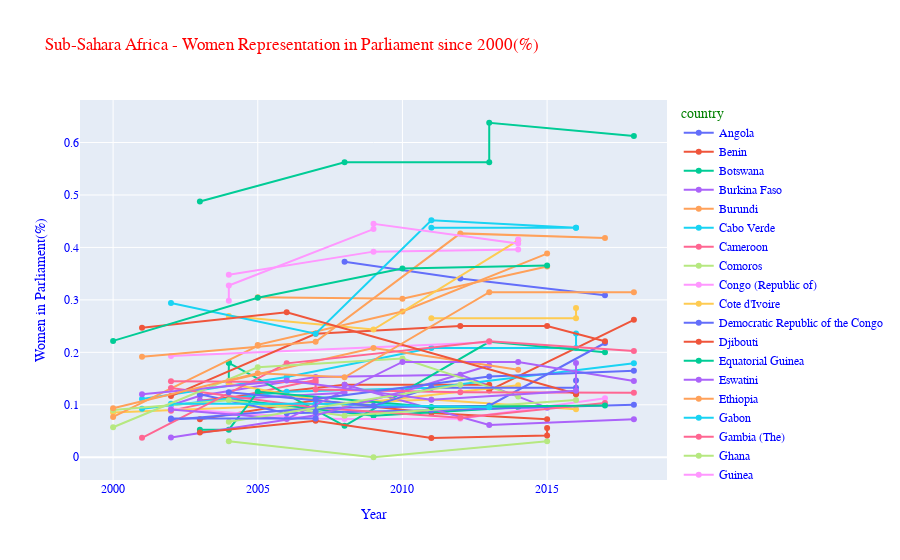

The notebook cell this image was saved under:
### Code cell
# select region for Europe
df_sahara = df.query("(chamber_type != 'upper') and (year >= 2000) and (region == 'SUB-SAHARAN')")
# plot percentage throught the years by country
plot_perc_years(df_sahara, 'Sub-Sahara Africa - Women Representation in Parliament since 2000(%)')

### Figure 1 — Plotly figure (JSON) as saved in the notebook; plotly's stock layout.template omitted (floating-point values rounded to 4 significant figures)
{"data": [{"hovertemplate": "country=Angola<br>Year=%{x}<br>Women in Parliament(%)=%{y}<extra></extra>", "legendgroup": "Angola", "line": {"color": "#636efa", "dash": "solid"}, "marker": {"symbol": "circle"}, "mode": "lines+markers", "name": "Angola", "orientation": "v", "showlegend": true, "type": "scatter", "x": [2008, 2012, 2017], "xaxis": "x", "y": [0.3728, 0.3408, 0.309], "yaxis": "y"}, {"hovertemplate": "country=Benin<br>Year=%{x}<br>Women in Parliament(%)=%{y}<extra></extra>", "legendgroup": "Benin", "line": {"color": "#EF553B", "dash": "solid"}, "marker": {"symbol": "circle"}, "mode": "lines+markers", "name": "Benin", "orientation": "v", "showlegend": true, "type": "scatter", "x": [2003, 2007, 2011, 2015], "xaxis": "x", "y": [0.07227, 0.1085, 0.08435, 0.07227], "yaxis": "y"}, {"hovertemplate": "country=Botswana<br>Year=%{x}<br>Women in Parliament(%)=%{y}<extra></extra>", "legendgroup": "Botswana", "line": {"color": "#00cc96", "dash": "solid"}, "marker": {"symbol": "circle"}, "mode": "lines+markers", "name": "Botswana", "orientation": "v", "showlegend": true, "type": "scatter", "x": [2004, 2009, 2014], "xaxis": "x", "y": [0.1111, 0.07935, 0.0952], "yaxis": "y"}, {"hovertemplate": "country=Burkina Faso<br>Year=%{x}<br>Women in Parliament(%)=%{y}<extra></extra>", "legendgroup": "Burkina Faso", "line": {"color": "#ab63fa", "dash": "solid"}, "marker": {"symbol": "circle"}, "mode": "lines+markers", "name": "Burkina Faso", "orientation": "v", "showlegend": true, "type": "scatter", "x": [2002, 2003, 2007, 2012, 2015], "xaxis": "x", "y": [0.0991, 0.1171, 0.1532, 0.1575, 0.0945], "yaxis": "y"}, {"hovertemplate": "country=Burundi<br>Year=%{x}<br>Women in Parliament(%)=%{y}<extra></extra>", "legendgroup": "Burundi", "line": {"color": "#FFA15A", "dash": "solid"}, "marker": {"symbol": "circle"}, "mode": "lines+markers", "name": "Burundi", "orientation": "v", "showlegend": true, "type": "scatter", "x": [2005, 2010, 2015], "xaxis": "x", "y": [0.3052, 0.302, 0.3635], "yaxis": "y"}, {"hovertemplate": "country=Cabo Verde<br>Year=%{x}<br>Women in Parliament(%)=%{y}<extra></extra>", "legendgroup": "Cabo Verde", "line": {"color": "#19d3f3", "dash": "solid"}, "marker": {"symbol": "circle"}, "mode": "lines+markers", "name": "Cabo Verde", "orientation": "v", "showlegend": true, "type": "scatter", "x": [2001, 2006, 2011, 2016, 2016], "xaxis": "x", "y": [0.1111, 0.1528, 0.2084, 0.2084, 0.2361], "yaxis": "y"}, {"hovertemplate": "country=Cameroon<br>Year=%{x}<br>Women in Parliament(%)=%{y}<extra></extra>", "legendgroup": "Cameroon", "line": {"color": "#FF6692", "dash": "solid"}, "marker": {"symbol": "circle"}, "mode": "lines+markers", "name": "Cameroon", "orientation": "v", "showlegend": true, "type": "scatter", "x": [2002, 2007, 2007], "xaxis": "x", "y": [0.08887, 0.1472, null], "yaxis": "y"}, {"hovertemplate": "country=Comoros<br>Year=%{x}<br>Women in Parliament(%)=%{y}<extra></extra>", "legendgroup": "Comoros", "line": {"color": "#B6E880", "dash": "solid"}, "marker": {"symbol": "circle"}, "mode": "lines+markers", "name": "Comoros", "orientation": "v", "showlegend": true, "type": "scatter", "x": [2004, 2009, 2015], "xaxis": "x", "y": [0.0303, 0, 0.0303], "yaxis": "y"}, {"hovertemplate": "country=Congo (Republic of)<br>Year=%{x}<br>Women in Parliament(%)=%{y}<extra></extra>", "legendgroup": "Congo (Republic of)", "line": {"color": "#FF97FF", "dash": "solid"}, "marker": {"symbol": "circle"}, "mode": "lines+markers", "name": "Congo (Republic of)", "orientation": "v", "showlegend": true, "type": "scatter", "x": [2002, 2007, 2008, 2012, 2017], "xaxis": "x", "y": [0.093, 0.0741, 0.073, 0.07355, 0.1126], "yaxis": "y"}, {"hovertemplate": "country=Cote d'Ivoire<br>Year=%{x}<br>Women in Parliament(%)=%{y}<extra></extra>", "legendgroup": "Cote d'Ivoire", "line": {"color": "#FECB52", "dash": "solid"}, "marker": {"symbol": "circle"}, "mode": "lines+markers", "name": "Cote d'Ivoire", "orientation": "v", "showlegend": true, "type": "scatter", "x": [2000, 2011, 2016], "xaxis": "x", "y": [0.0852, 0.1102, 0.0916], "yaxis": "y"}, {"hovertemplate": "country=Democratic Republic of the Congo<br>Year=%{x}<br>Women in Parliament(%)=%{y}<extra></extra>", "legendgroup": "Democratic Republic of the Congo", "line": {"color": "#636efa", "dash": "solid"}, "marker": {"symbol": "circle"}, "mode": "lines+markers", "name": "Democratic Republic of the Congo", "orientation": "v", "showlegend": true, "type": "scatter", "x": [2003, 2006, 2011, 2018], "xaxis": "x", "y": [0.12, 0.084, 0.0894, 0.1], "yaxis": "y"}, {"hovertemplate": "country=Djibouti<br>Year=%{x}<br>Women in Parliament(%)=%{y}<extra></extra>", "legendgroup": "Djibouti", "line": {"color": "#EF553B", "dash": "solid"}, "marker": {"symbol": "circle"}, "mode": "lines+markers", "name": "Djibouti", "orientation": "v", "showlegend": true, "type": "scatter", "x": [2003, 2008, 2013, 2013, 2018], "xaxis": "x", "y": [0.1077, 0.1384, 0.1384, 0.1273, 0.262], "yaxis": "y"}, {"hovertemplate": "country=Equatorial Guinea<br>Year=%{x}<br>Women in Parliament(%)=%{y}<extra></extra>", "legendgroup": "Equatorial Guinea", "line": {"color": "#00cc96", "dash": "solid"}, "marker": {"symbol": "circle"}, "mode": "lines+markers", "name": "Equatorial Guinea", "orientation": "v", "showlegend": true, "type": "scatter", "x": [2004, 2004, 2004, 2004, 2008, 2013, 2017], "xaxis": "x", "y": [0.14, 0.18, 0.14, 0.18, 0.06, 0.22, 0.2], "yaxis": "y"}, {"hovertemplate": "country=Eswatini<br>Year=%{x}<br>Women in Parliament(%)=%{y}<extra></extra>", "legendgroup": "Eswatini", "line": {"color": "#ab63fa", "dash": "solid"}, "marker": {"symbol": "circle"}, "mode": "lines+markers", "name": "Eswatini", "orientation": "v", "showlegend": true, "type": "scatter", "x": [2003, 2008, 2008, 2013, 2018], "xaxis": "x", "y": [0.1077, 0.1231, 0.1384, 0.06152, 0.07245], "yaxis": "y"}, {"hovertemplate": "country=Ethiopia<br>Year=%{x}<br>Women in Parliament(%)=%{y}<extra></extra>", "legendgroup": "Ethiopia", "line": {"color": "#FFA15A", "dash": "solid"}, "marker": {"symbol": "circle"}, "mode": "lines+markers", "name": "Ethiopia", "orientation": "v", "showlegend": true, "type": "scatter", "x": [2000, 2005, 2005, 2010, 2015], "xaxis": "x", "y": [0.0769, 0.2124, 0.2142, 0.2778, 0.3882], "yaxis": "y"}, {"hovertemplate": "country=Gabon<br>Year=%{x}<br>Women in Parliament(%)=%{y}<extra></extra>", "legendgroup": "Gabon", "line": {"color": "#19d3f3", "dash": "solid"}, "marker": {"symbol": "circle"}, "mode": "lines+markers", "name": "Gabon", "orientation": "v", "showlegend": true, "type": "scatter", "x": [2001, 2006, 2011, 2018], "xaxis": "x", "y": [0.0924, 0.125, 0.1327, 0.1791], "yaxis": "y"}, {"hovertemplate": "country=Gambia (The)<br>Year=%{x}<br>Women in Parliament(%)=%{y}<extra></extra>", "legendgroup": "Gambia (The)", "line": {"color": "#FF6692", "dash": "solid"}, "marker": {"symbol": "circle"}, "mode": "lines+markers", "name": "Gambia (The)", "orientation": "v", "showlegend": true, "type": "scatter", "x": [2002, 2007, 2012, 2017], "xaxis": "x", "y": [0.1321, 0.09436, 0.0755, 0.1035], "yaxis": "y"}, {"hovertemplate": "country=Ghana<br>Year=%{x}<br>Women in Parliament(%)=%{y}<extra></extra>", "legendgroup": "Ghana", "line": {"color": "#B6E880", "dash": "solid"}, "marker": {"symbol": "circle"}, "mode": "lines+markers", "name": "Ghana", "orientation": "v", "showlegend": true, "type": "scatter", "x": [2000, 2004, 2008, 2016, 2012], "xaxis": "x", "y": [0.09, 0.1087, 0.0789, 0.1091, null], "yaxis": "y"}, {"hovertemplate": "country=Guinea<br>Year=%{x}<br>Women in Parliament(%)=%{y}<extra></extra>", "legendgroup": "Guinea", "line": {"color": "#FF97FF", "dash": "solid"}, "marker": {"symbol": "circle"}, "mode": "lines+markers", "name": "Guinea", "orientation": "v", "showlegend": true, "type": "scatter", "x": [2002, 2013], "xaxis": "x", "y": [0.193, 0.2192], "yaxis": "y"}, {"hovertemplate": "country=Guinea-Bissau<br>Year=%{x}<br>Women in Parliament(%)=%{y}<extra></extra>", "legendgroup": "Guinea-Bissau", "line": {"color": "#FECB52", "dash": "solid"}, "marker": {"symbol": "circle"}, "mode": "lines+markers", "name": "Guinea-Bissau", "orientation": "v", "showlegend": true, "type": "scatter", "x": [2004, 2008, 2014], "xaxis": "x", "y": [0.14, 0.1, 0.1372], "yaxis": "y"}, {"hovertemplate": "country=Kenya<br>Year=%{x}<br>Women in Parliament(%)=%{y}<extra></extra>", "legendgroup": "Kenya", "line": {"color": "#636efa", "dash": "solid"}, "marker": {"symbol": "circle"}, "mode": "lines+markers", "name": "Kenya", "orientation": "v", "showlegend": true, "type": "scatter", "x": [2002, 2007, 2013, 2017], "xaxis": "x", "y": [0.0714, 0.09375, 0.0982, 0.2178], "yaxis": "y"}, {"hovertemplate": "country=Lesotho<br>Year=%{x}<br>Women in Parliament(%)=%{y}<extra></extra>", "legendgroup": "Lesotho", "line": {"color": "#EF553B", "dash": "solid"}, "marker": {"symbol": "circle"}, "mode": "lines+markers", "name": "Lesotho", "orientation": "v", "showlegend": true, "type": "scatter", "x": [2002, 2007, 2012, 2015, 2017], "xaxis": "x", "y": [0.1166, 0.2354, 0.25, 0.25, 0.2213], "yaxis": "y"}, {"hovertemplate": "country=Liberia<br>Year=%{x}<br>Women in Parliament(%)=%{y}<extra></extra>", "legendgroup": "Liberia", "line": {"color": "#00cc96", "dash": "solid"}, "marker": {"symbol": "circle"}, "mode": "lines+markers", "name": "Liberia", "orientation": "v", "showlegend": true, "type": "scatter", "x": [2003, 2004, 2005, 2011, 2017], "xaxis": "x", "y": [0.05264, 0.05264, 0.125, 0.0959, 0.0986], "yaxis": "y"}, {"hovertemplate": "country=Madagascar<br>Year=%{x}<br>Women in Parliament(%)=%{y}<extra></extra>", "legendgroup": "Madagascar", "line": {"color": "#ab63fa", "dash": "solid"}, "marker": {"symbol": "circle"}, "mode": "lines+markers", "name": "Madagascar", "orientation": "v", "showlegend": true, "type": "scatter", "x": [2002, 2007, 2010, 2013], "xaxis": "x", "y": [0.0375, 0.08, 0.125, 0.1748], "yaxis": "y"}, {"hovertemplate": "country=Malawi<br>Year=%{x}<br>Women in Parliament(%)=%{y}<extra></extra>", "legendgroup": "Malawi", "line": {"color": "#FFA15A", "dash": "solid"}, "marker": {"symbol": "circle"}, "mode": "lines+markers", "name": "Malawi", "orientation": "v", "showlegend": true, "type": "scatter", "x": [2004, 2009, 2014], "xaxis": "x", "y": [0.146, 0.2084, 0.1666], "yaxis": "y"}, {"hovertemplate": "country=Mali<br>Year=%{x}<br>Women in Parliament(%)=%{y}<extra></extra>", "legendgroup": "Mali", "line": {"color": "#19d3f3", "dash": "solid"}, "marker": {"symbol": "circle"}, "mode": "lines+markers", "name": "Mali", "orientation": "v", "showlegend": true, "type": "scatter", "x": [2002, 2007, 2013], "xaxis": "x", "y": [0.1021, 0.1021, 0.0952], "yaxis": "y"}, {"hovertemplate": "country=Mauritania<br>Year=%{x}<br>Women in Parliament(%)=%{y}<extra></extra>", "legendgroup": "Mauritania", "line": {"color": "#FF6692", "dash": "solid"}, "marker": {"symbol": "circle"}, "mode": "lines+markers", "name": "Mauritania", "orientation": "v", "showlegend": true, "type": "scatter", "x": [2001, 2006, 2013, 2018], "xaxis": "x", "y": [0.03705, 0.179, 0.2211, 0.2026], "yaxis": "y"}, {"hovertemplate": "country=Mauritius<br>Year=%{x}<br>Women in Parliament(%)=%{y}<extra></extra>", "legendgroup": "Mauritius", "line": {"color": "#B6E880", "dash": "solid"}, "marker": {"symbol": "circle"}, "mode": "lines+markers", "name": "Mauritius", "orientation": "v", "showlegend": true, "type": "scatter", "x": [2000, 2005, 2010, 2014], "xaxis": "x", "y": [0.05713, 0.1714, 0.1884, 0.116], "yaxis": "y"}, {"hovertemplate": "country=Mozambique<br>Year=%{x}<br>Women in Parliament(%)=%{y}<extra></extra>", "legendgroup": "Mozambique", "line": {"color": "#FF97FF", "dash": "solid"}, "marker": {"symbol": "circle"}, "mode": "lines+markers", "name": "Mozambique", "orientation": "v", "showlegend": true, "type": "scatter", "x": [2004, 2009, 2014], "xaxis": "x", "y": [0.348, 0.392, 0.396], "yaxis": "y"}, {"hovertemplate": "country=Namibia<br>Year=%{x}<br>Women in Parliament(%)=%{y}<extra></extra>", "legendgroup": "Namibia", "line": {"color": "#FECB52", "dash": "solid"}, "marker": {"symbol": "circle"}, "mode": "lines+markers", "name": "Namibia", "orientation": "v", "showlegend": true, "type": "scatter", "x": [2004, 2009, 2014], "xaxis": "x", "y": [0.2693, 0.2435, 0.4136], "yaxis": "y"}, {"hovertemplate": "country=Niger<br>Year=%{x}<br>Women in Parliament(%)=%{y}<extra></extra>", "legendgroup": "Niger", "line": {"color": "#636efa", "dash": "solid"}, "marker": {"symbol": "circle"}, "mode": "lines+markers", "name": "Niger", "orientation": "v", "showlegend": true, "type": "scatter", "x": [2004, 2009, 2011, 2016, 2016], "xaxis": "x", "y": [0.1239, 0.0982, 0.1327, 0.1327, 0.1462], "yaxis": "y"}, {"hovertemplate": "country=Nigeria<br>Year=%{x}<br>Women in Parliament(%)=%{y}<extra></extra>", "legendgroup": "Nigeria", "line": {"color": "#EF553B", "dash": "solid"}, "marker": {"symbol": "circle"}, "mode": "lines+markers", "name": "Nigeria", "orientation": "v", "showlegend": true, "type": "scatter", "x": [2003, 2007, 2011, 2015, 2015], "xaxis": "x", "y": [0.0472, 0.0698, 0.03693, 0.04166, 0.05554], "yaxis": "y"}, {"hovertemplate": "country=Rwanda<br>Year=%{x}<br>Women in Parliament(%)=%{y}<extra></extra>", "legendgroup": "Rwanda", "line": {"color": "#00cc96", "dash": "solid"}, "marker": {"symbol": "circle"}, "mode": "lines+markers", "name": "Rwanda", "orientation": "v", "showlegend": true, "type": "scatter", "x": [2003, 2008, 2013, 2013, 2018], "xaxis": "x", "y": [0.4875, 0.5625, 0.5625, 0.6377, 0.6123], "yaxis": "y"}, {"hovertemplate": "country=Sao Tome and Principe<br>Year=%{x}<br>Women in Parliament(%)=%{y}<extra></extra>", "legendgroup": "Sao Tome and Principe", "line": {"color": "#ab63fa", "dash": "solid"}, "marker": {"symbol": "circle"}, "mode": "lines+markers", "name": "Sao Tome and Principe", "orientation": "v", "showlegend": true, "type": "scatter", "x": [2002, 2006, 2010, 2014, 2018], "xaxis": "x", "y": [0.0909, 0.07275, 0.1818, 0.1818, 0.1455], "yaxis": "y"}, {"hovertemplate": "country=Senegal<br>Year=%{x}<br>Women in Parliament(%)=%{y}<extra></extra>", "legendgroup": "Senegal", "line": {"color": "#FFA15A", "dash": "solid"}, "marker": {"symbol": "circle"}, "mode": "lines+markers", "name": "Senegal", "orientation": "v", "showlegend": true, "type": "scatter", "x": [2001, 2007, 2012, 2017], "xaxis": "x", "y": [0.1917, 0.22, 0.4268, 0.4182], "yaxis": "y"}, {"hovertemplate": "country=Seychelles<br>Year=%{x}<br>Women in Parliament(%)=%{y}<extra></extra>", "legendgroup": "Seychelles", "line": {"color": "#19d3f3", "dash": "solid"}, "marker": {"symbol": "circle"}, "mode": "lines+markers", "name": "Seychelles", "orientation": "v", "showlegend": true, "type": "scatter", "x": [2002, 2007, 2011, 2016, 2011, 2016], "xaxis": "x", "y": [0.2942, 0.2354, 0.4517, 0.4375, 0.4375, 0.4375], "yaxis": "y"}, {"hovertemplate": "country=Sierra Leone<br>Year=%{x}<br>Women in Parliament(%)=%{y}<extra></extra>", "legendgroup": "Sierra Leone", "line": {"color": "#FF6692", "dash": "solid"}, "marker": {"symbol": "circle"}, "mode": "lines+markers", "name": "Sierra Leone", "orientation": "v", "showlegend": true, "type": "scatter", "x": [2002, 2007, 2007, 2012, 2018], "xaxis": "x", "y": [0.1451, 0.1428, 0.129, 0.124, 0.123], "yaxis": "y"}, {"hovertemplate": "country=Somalia<br>Year=%{x}<br>Women in Parliament(%)=%{y}<extra></extra>", "legendgroup": "Somalia", "line": {"color": "#B6E880", "dash": "solid"}, "marker": {"symbol": "circle"}, "mode": "lines+markers", "name": "Somalia", "orientation": "v", "showlegend": true, "type": "scatter", "x": [2004, 2012], "xaxis": "x", "y": [0.06775, 0.1382], "yaxis": "y"}, {"hovertemplate": "country=South Africa<br>Year=%{x}<br>Women in Parliament(%)=%{y}<extra></extra>", "legendgroup": "South Africa", "line": {"color": "#FF97FF", "dash": "solid"}, "marker": {"symbol": "circle"}, "mode": "lines+markers", "name": "South Africa", "orientation": "v", "showlegend": true, "type": "scatter", "x": [2004, 2004, 2009, 2009, 2014, 2014], "xaxis": "x", "y": [0.2983, 0.3274, 0.435, 0.445, 0.4075, 0.415], "yaxis": "y"}, {"hovertemplate": "country=South Sudan<br>Year=%{x}<br>Women in Parliament(%)=%{y}<extra></extra>", "legendgroup": "South Sudan", "line": {"color": "#FECB52", "dash": "solid"}, "marker": {"symbol": "circle"}, "mode": "lines+markers", "name": "South Sudan", "orientation": "v", "showlegend": true, "type": "scatter", "x": [2011, 2016, 2016], "xaxis": "x", "y": [0.2651, 0.2651, 0.2847], "yaxis": "y"}, {"hovertemplate": "country=Togo<br>Year=%{x}<br>Women in Parliament(%)=%{y}<extra></extra>", "legendgroup": "Togo", "line": {"color": "#636efa", "dash": "solid"}, "marker": {"symbol": "circle"}, "mode": "lines+markers", "name": "Togo", "orientation": "v", "showlegend": true, "type": "scatter", "x": [2002, 2007, 2007, 2007, 2013, 2018], "xaxis": "x", "y": [0.0741, 0.0741, 0.0864, 0.1111, 0.1538, 0.1648], "yaxis": "y"}, {"hovertemplate": "country=Uganda<br>Year=%{x}<br>Women in Parliament(%)=%{y}<extra></extra>", "legendgroup": "Uganda", "line": {"color": "#EF553B", "dash": "solid"}, "marker": {"symbol": "circle"}, "mode": "lines+markers", "name": "Uganda", "orientation": "v", "showlegend": true, "type": "scatter", "x": [2001, 2006, 2016, 2016], "xaxis": "x", "y": [0.2467, 0.2764, 0.1208, 0.1202], "yaxis": "y"}, {"hovertemplate": "country=United Republic of Tanzania<br>Year=%{x}<br>Women in Parliament(%)=%{y}<extra></extra>", "legendgroup": "United Republic of Tanzania", "line": {"color": "#00cc96", "dash": "solid"}, "marker": {"symbol": "circle"}, "mode": "lines+markers", "name": "United Republic of Tanzania", "orientation": "v", "showlegend": true, "type": "scatter", "x": [2000, 2005, 2010, 2015], "xaxis": "x", "y": [0.2218, 0.304, 0.36, 0.3655], "yaxis": "y"}, {"hovertemplate": "country=Zambia<br>Year=%{x}<br>Women in Parliament(%)=%{y}<extra></extra>", "legendgroup": "Zambia", "line": {"color": "#ab63fa", "dash": "solid"}, "marker": {"symbol": "circle"}, "mode": "lines+markers", "name": "Zambia", "orientation": "v", "showlegend": true, "type": "scatter", "x": [2001, 2006, 2011, 2016, 2016], "xaxis": "x", "y": [0.1202, 0.1465, 0.1097, 0.1266, 0.1797], "yaxis": "y"}, {"hovertemplate": "country=Zimbabwe<br>Year=%{x}<br>Women in Parliament(%)=%{y}<extra></extra>", "legendgroup": "Zimbabwe", "line": {"color": "#FFA15A", "dash": "solid"}, "marker": {"symbol": "circle"}, "mode": "lines+markers", "name": "Zimbabwe", "orientation": "v", "showlegend": true, "type": "scatter", "x": [2000, 2005, 2008, 2013, 2018], "xaxis": "x", "y": [0.0933, 0.16, 0.1523, 0.3147, 0.3147], "yaxis": "y"}], "layout": {"font": {"color": "blue", "family": "Courier New"}, "legend": {"title": {"font": {"color": "green"}, "text": "country"}, "tracegroupgap": 0}, "title": {"font": {"color": "red", "family": "Courier New"}, "text": "Sub-Sahara Africa - Women Representation in Parliament since 2000(%)"}, "xaxis": {"anchor": "y", "domain": [0, 1], "title": {"text": "Year"}}, "yaxis": {"anchor": "x", "domain": [0, 1], "title": {"text": "Women in Parliament(%)"}}}}
